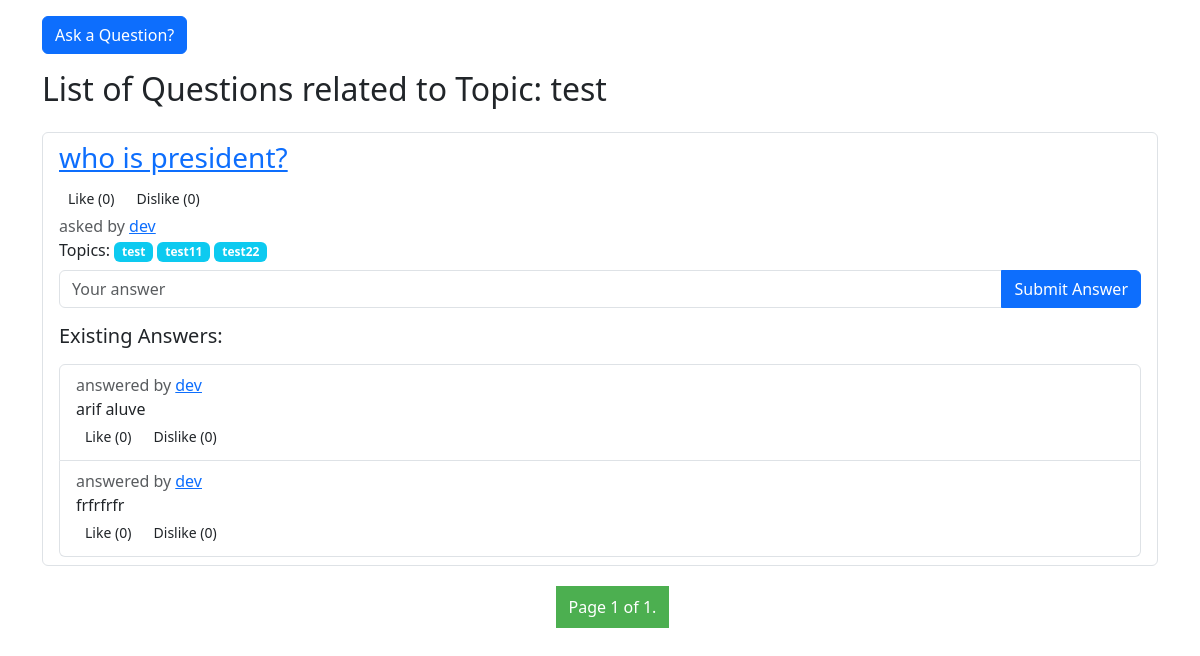
/quora/topics/show_topic/1/, run on an earlier commit of the app's database.
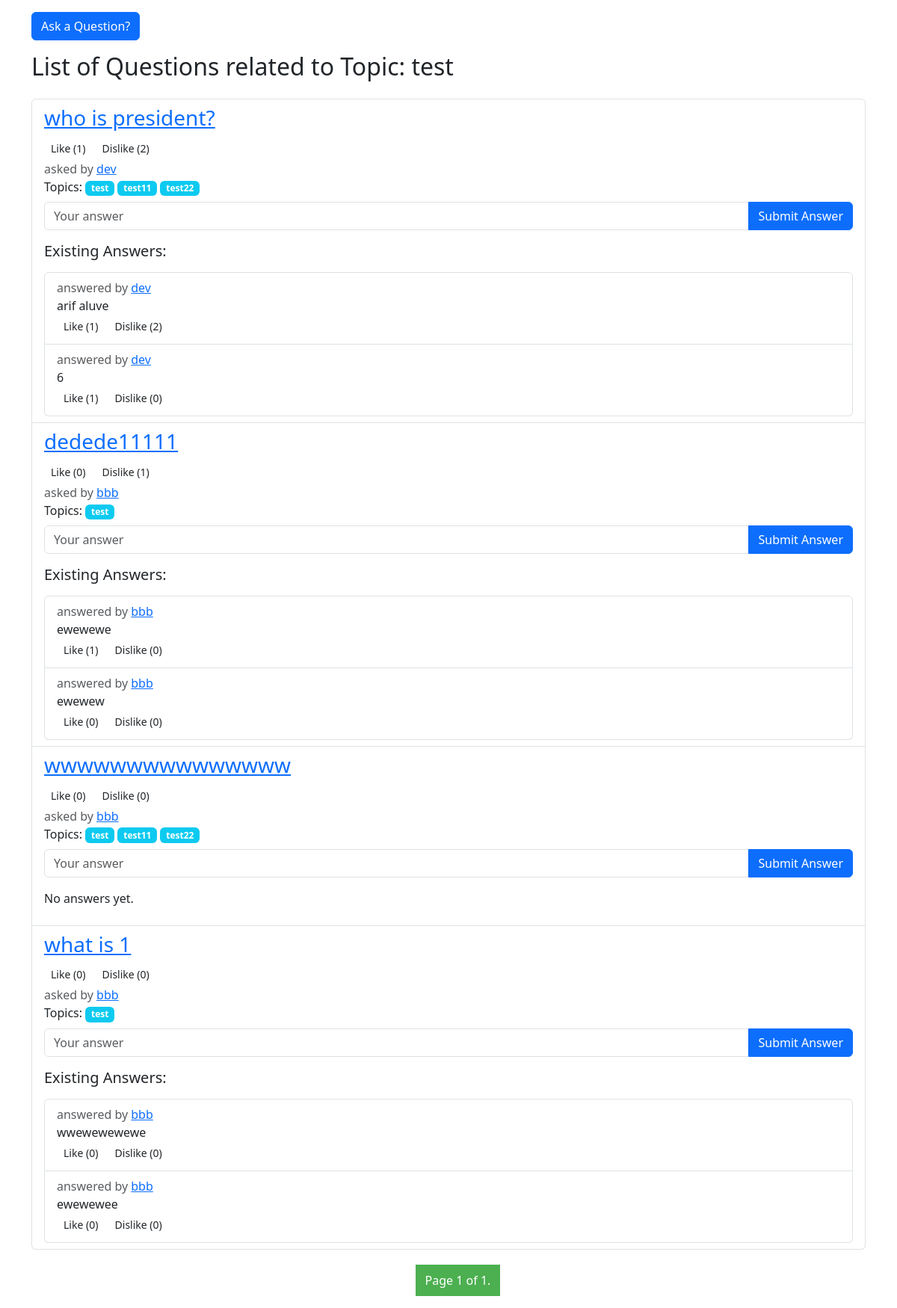
And on a later commit of the database.
### topics/models.py (models this page shows, shortened)
class Topic(models.Model):
    title = models.CharField(max_length=255)
    description = models.CharField(max_length=1000)
    topic_picture = models.ImageField(upload_to='topic_pics/', blank=True, null=True)
    followed_by = models.ManyToManyField(CustomUser, related_name='followings', blank=True)
    user = models.ForeignKey(CustomUser, on_delete=models.CASCADE, default=1)
    def get_related_questions(self):
        from questions.models import Question
        return Question.objects.filter(topics=self)

### questions/models.py (models this page shows, shortened)
class Question(models.Model):
    user = models.ForeignKey(CustomUser, on_delete=models.CASCADE)
    content = models.TextField()
    like_count = models.IntegerField(default=0)
    dislike_count = models.IntegerField(default=0)
    topics = models.ManyToManyField(Topic)
    liked_by = models.ManyToManyField(CustomUser, related_name='liked_questions', blank=True)
    disliked_by = models.ManyToManyField(CustomUser, related_name='disliked_questions', blank=True)
    objects = QuestionManager()

### users/models.py (models this page shows, shortened)
class CustomUser(AbstractUser):
    name = models.CharField(max_length=255)
    age = models.IntegerField()
    GENDER_CHOICES = [
        ('M', 'Male'),
        ('F', 'Female'),
        ('O', 'Other'),
    ]
    gender = models.CharField(max_length=1, choices=GENDER_CHOICES)
    email = models.EmailField(unique=True)
    profile_picture = models.ImageField(upload_to='profile_pics/', blank=True, null=True)

### answers/models.py (models this page shows, shortened)
class Answer(models.Model):
    question = models.ForeignKey(Question, on_delete=models.CASCADE, related_name='answers')
    user = models.ForeignKey(CustomUser, on_delete=models.CASCADE)  # Add this line
    content = models.TextField()
    like_count = models.IntegerField(default=0)
    dislike_count = models.IntegerField(default=0)
    liked_by = models.ManyToManyField(CustomUser, related_name='liked_answers', blank=True)
    disliked_by = models.ManyToManyField(CustomUser, related_name='disliked_answers', blank=True)
    objects = AnswerManager()

### topics/views.py (the view)
# urls.py: path('show_topic/<int:topic_id>/', show_topic, name='show_topic'),
def show_topic(request, topic_id):
    questions_per_page = 10
    topic = get_object_or_404(Topic, id=topic_id)
    questions = topic.get_related_questions()
    paginator = Paginator(questions, questions_per_page)
    page = request.GET.get('page')
    try:
        questions = paginator.page(page)
    except PageNotAnInteger:
        questions = paginator.page(1)
    except EmptyPage:
        questions = paginator.page(paginator.num_pages)
    page = request.GET.get('page')
    return render(request, 'topics/show_topic.html', { 'topic': topic, 'questions': questions })

### answers/models.py (called while the page is built)
    def get_queryset(self):
        return super().get_queryset().annotate(num_likes=Count('liked_by')).order_by('-num_likes')

### questions/models.py (called while the page is built)
    def get_queryset(self):
        return super().get_queryset().annotate(num_likes=Count('liked_by')).order_by('-num_likes')

### topics/templates/topics/show_topic.html (shortened to what this page needs)
<head>
  {% load static %}
  <link rel="stylesheet" href="https://cdn.jsdelivr.net/npm/bootstrap@5.3.0/dist/css/bootstrap.min.css">
  <link rel="stylesheet" href="{% static '/topics/css/style.css' %}">
</head>
<div class="container">
  <a href="{% url 'create_question' %}" class="btn btn-primary mt-3 mb-3">Ask a Question?</a>
  <h2>List of Questions related to Topic: {{topic.title}}</h2>
  <ul class="list-group mt-4">
    {% if questions %}
      {% for question in questions %}
        {% include 'questions/_question_answers.html' with question=question %}
      {% endfor %}
    {% else %}
      <div class="alert alert-warning">
        <i class="bi-exclamation-triangle"></i> No questions asked yes &#x1F643;
      </div>
    {% endif %}
  </ul>
</div>
{% include 'topics/_paginator.html' with list=questions %}

### questions/templates/questions/_question_answers.html (shortened to what this page needs)
<li class="list-group-item">
  <div class="mb-2">
    <h3><a href="{% url 'show_question' question_id=question.id %}">{{ question.content }}</a></h3>
    {% with like_count=question.liked_by.count %}
      <button type="button" class="btn btn-sm {% if request.user in question.liked_by.all %}btn-success{% endif %}" onclick="likeDislikeQuestion({{ question.id }}, 'like')">Like (<span id="likeCount_{{ question.id }}">{{ like_count }}</span>)</button>
    {% endwith %}
    {% with dislike_count=question.disliked_by.count %}
      <button type="button" class="btn btn-sm {% if request.user in question.disliked_by.all %}btn-danger{% endif %}" onclick="likeDislikeQuestion({{ question.id }}, 'dislike')">Dislike (<span id="dislikeCount_{{ question.id }}">{{ dislike_count }}</span>)</button>
    {% endwith %}
  <span class="text-muted">asked by <a href="{% url 'show_profile' user_id=question.user.id %}">{{ question.user.name }}</a></span><br>
    Topics:
    {% for topic in question.topics.all %}
      <span class="badge bg-info">{{ topic.title }}</span>
    {% endfor %}
  </div>
  <form class="mb-3 ajax-form" method="post" action="{% url 'create_answer' question.id %}">
    <div class="input-group">
      <input type="text" class="form-control" name="content" placeholder="Your answer" required>
      <button type="submit" class="btn btn-primary">Submit Answer</button>
    </div>
  </form>
  {% if question.answers.all %}
  <h5 class="mb-3">Existing Answers:</h5>
    {% if question_detail %}
      {% include 'questions/_answer.html' with answers=question.answers.all %}
    {% else %}
      {% include 'questions/_answer.html' with answers=question.answers.all|slice:":2" %}
    {% endif %}
  {% else %}
    <p>No answers yet.</p>
  {% endif %}
</li>

### questions/templates/questions/_answer.html
<ul class="list-group existing-answers">
  {% for answer in answers %}
    <li class="list-group-item">
      <span class="text-muted">answered by <a href="{% url 'show_profile' user_id=answer.user.id %}">{{ answer.user.username }}</a></span><br>
      {{ answer.content }}<br>
      {% with like_count=answer.liked_by.count %}
        <button type="button" class="btn btn-sm {% if request.user in answer.liked_by.all %}btn-success{% endif %}" onclick="likeDislikeAnswer({{ answer.id }}, 'like')">Like (<span id="likeCountAns_{{ answer.id }}">{{ like_count }}</span>)</button>
      {% endwith %}
      {% with dislike_count=answer.disliked_by.count %}
        <button type="button" class="btn btn-sm {% if request.user in answer.disliked_by.all %}btn-danger{% endif %}" onclick="likeDislikeAnswer({{ answer.id }}, 'dislike')">Dislike (<span id="dislikeCountAns_{{ answer.id }}">{{ dislike_count }}</span>)</button>
      {% endwith %}
    </li>
  {% endfor %}
</ul>

### topics/templates/topics/_paginator.html (shortened to what this page needs)
<div class='container mb-3'>
  <div class="pagination">
    <span class="step-links">
      <span class="current">
        Page {{ list.number }} of {{ list.paginator.num_pages }}.
      </span>
    </span>
  </div>
</div>

What changed in the data, as far as the page shows it:
computed for Question "who is president?": loses Answer (user.username "dev", content "frfrfrfr", liked_by.count "0", disliked_by.count "0"); gains Answer (user.username "dev", content "6", liked_by.count "1", disliked_by.count "0"); liked_by.count "0" → "1"; disliked_by.count "0" → "2"
computed for Answer "arif aluve": liked_by.count "0" → "1"; disliked_by.count "0" → "2"
added Question: content "dedede11111", liked_by.count "0", disliked_by.count "1", user.name "bbb", Topic (title "test")
added Answer: user.username "bbb", content "ewewewe", liked_by.count "1", disliked_by.count "0", shown under "dedede11111"
added Answer: user.username "bbb", content "ewewew", liked_by.count "0", disliked_by.count "0", shown under "dedede11111"
added Question: content "wwwwwwwwwwwwwww", liked_by.count "0", disliked_by.count "0", user.name "bbb", shows "No answers yet.", Topic (title "test"), Topic (title "test11"), Topic (title "test22")
added Question: content "what is 1", liked_by.count "0", disliked_by.count "0", user.name "bbb", Topic (title "test")
added Answer: user.username "bbb", content "wwewewewewe", liked_by.count "0", disliked_by.count "0", shown under "what is 1"
added Answer: user.username "bbb", content "ewewewee", liked_by.count "0", disliked_by.count "0", shown under "what is 1"
